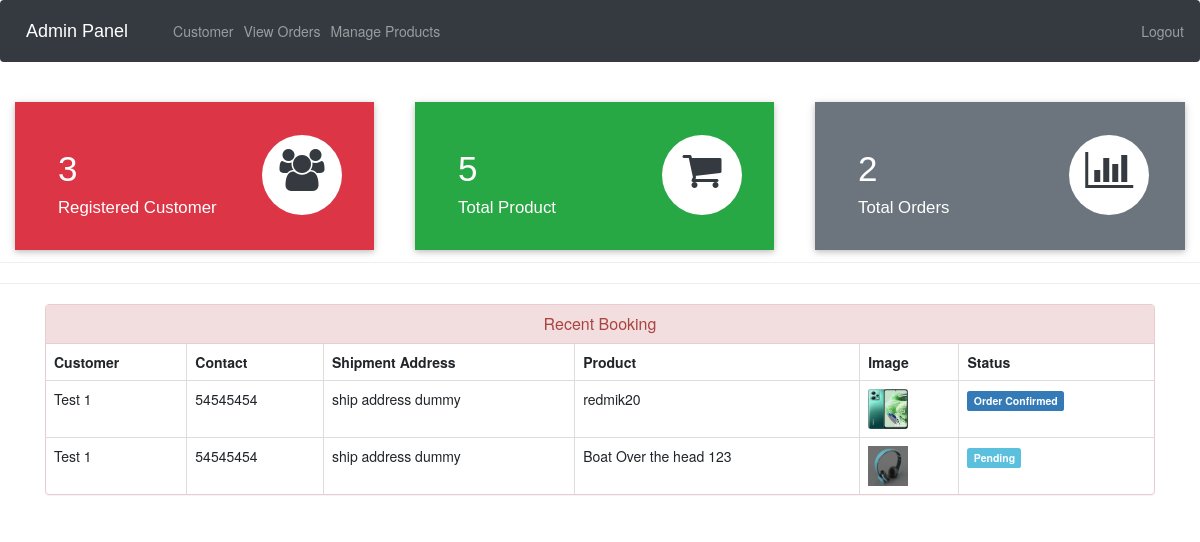
Page /admin-dashboard (signed in) on the committed database.
### ecom/models.py (models this page shows, shortened)
class Customer(models.Model):
    user=models.OneToOneField(User,on_delete=models.CASCADE)
    profile_pic= models.ImageField(upload_to='profile_pic/CustomerProfilePic/',null=True,blank=True)
    address = models.CharField(max_length=40)
    mobile = models.CharField(max_length=20,null=False)
    @property
    def get_name(self):
        return self.user.first_name+" "+self.user.last_name

class Orders(models.Model):
    STATUS =(
        ('Pending','Pending'),
        ('Order Confirmed','Order Confirmed'),
        ('Out for Delivery','Out for Delivery'),
        ('Delivered','Delivered'),
    )
    customer=models.ForeignKey('Customer', on_delete=models.CASCADE,null=True)
    product=models.ForeignKey('Product',on_delete=models.CASCADE,null=True)
    email = models.CharField(max_length=50,null=True)
    address = models.CharField(max_length=500,null=True)
    mobile = models.CharField(max_length=20,null=True)
    order_date= models.DateField(auto_now_add=True,null=True)
    status=models.CharField(max_length=50,null=True,choices=STATUS)

class Product(models.Model):
    name=models.CharField(max_length=40)
    product_image= models.ImageField(upload_to='product_image/',null=True,blank=True)
    price = models.PositiveIntegerField()
    description=models.CharField(max_length=40)

### ecom/views.py (the view)
# urls.py: path('admin-dashboard', views.admin_dashboard_view,name='admin-dashboard'),
@login_required(login_url='adminlogin')
def admin_dashboard_view(request):
    customercount=models.Customer.objects.all().count()
    productcount=models.Product.objects.all().count()
    ordercount=models.Orders.objects.all().count()
    orders=models.Orders.objects.all()
    ordered_products=[]
    ordered_bys=[]
    for order in orders:
        ordered_product=models.Product.objects.all().filter(id=order.product.id)
        ordered_by=models.Customer.objects.all().filter(id = order.customer.id)
        ordered_products.append(ordered_product)
        ordered_bys.append(ordered_by)
    mydict={
    'customercount':customercount,
    'productcount':productcount,
    'ordercount':ordercount,
    'data':zip(ordered_products,ordered_bys,orders),
    }
    return render(request,'ecom/admin_dashboard.html',context=mydict)

### templates/ecom/admin_dashboard.html
{% extends 'ecom/admin_base.html' %}
{% load static %}
{% block content %}
<br>
{%include 'ecom/admin_dashboard_cards.html'%}
<br><br><br><br><br>
<hr><hr>
<div class="container" >
    <div class="panel panel-danger" >
      <div class="panel-heading" style="text-align:center;">
        <h6 class="panel-title">Recent Booking</h6>
      </div>
      <table class="table table-hover table-bordered" id="dev-table">
        <thead>
          <tr>
            <th>Customer</th>
            <th>Contact</th>
            <th>Shipment Address</th>
            <th>Product</th>
            <th>Image</th>
            <th>Status</th>
          </tr>
        </thead>
        {% for product,customer,order in data %}
        <tr>
          {% for c in customer %}
          <td> {{c.get_name}}</td>
          <td>{{c.mobile}}</td>
          <td>{{order.address}}</td>
          {% endfor %}
          {% for p in product %}
          <td> {{p.name}}</td>
          <td> <img src="{% static p.product_image.url %}" alt="Profile Pic" height="40px" width="40px" /></td>
          {% if order.status == 'Pending'%}
          <td> <span class="label label-info">{{order.status}}</span></td>
          {% elif order.status == 'Delivered' %}
          <td> <span class="label label-success">{{order.status}}</span></td>
          {% elif order.status == 'Out for Delivery' %}
          <td> <span class="label label-warning">{{order.status}}</span></td>
          {%else%}
            <td> <span class="label label-primary">{{order.status}}</span></td>
          {%endif%}
          {% endfor %}
        </tr>
        {% endfor %}
      </table>
  </div>
</div>
{% endblock content %}

### rows in the picture
Orders: address "ship address dummy", status "Order Confirmed"
Customer: get_name "Test 1", mobile "54545454"
Product: name "redmik20", product_image (picture)
Orders: address "ship address dummy", status "Pending"
Product: name "Boat Over the head 123", product_image (picture)

### other values in the picture
{{ customercount }} "3"
{{ productcount }} "5"
{{ ordercount }} "2"
